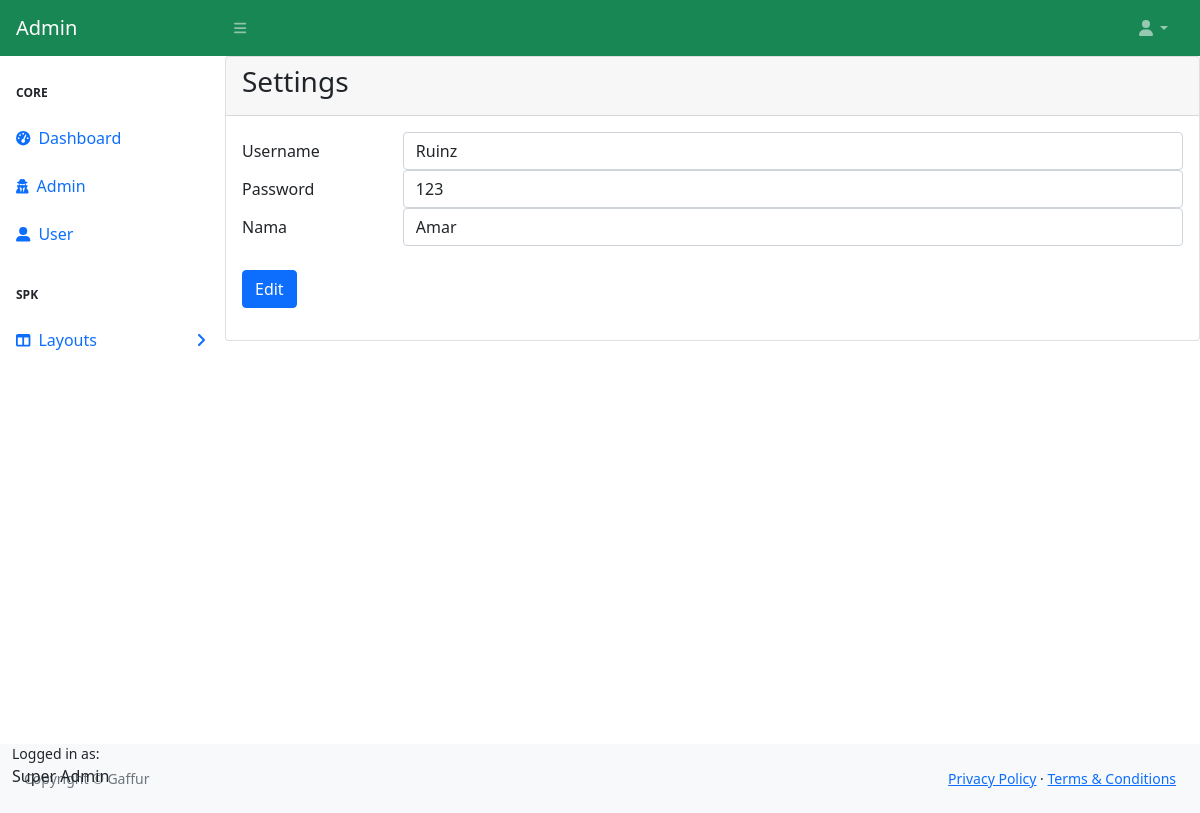
Screenshot of /admin/setting.php (signed in) with the database file from the repository.
### tables this page shows
CREATE TABLE `user` (
  `id` int(11) NOT NULL,
  `class` varchar(125) NOT NULL,
  `username` varchar(125) NOT NULL,
  `password` varchar(125) NOT NULL,
  `nama` varchar(125) NOT NULL
);

### admin/setting.php (the view, shortened to what this page needs)
<?php include 'header.php' ?>
<?php include '../koneksi.php';
?>
<div id="layoutSidenav_content">
<main>
<div class="card">
  <div class="card-header">
    <h3 class="card-title">Settings</h3>
  </div>
  <div class="card-body">
    <form method="POST">
    <?php
        $user = $_SESSION['username'];
        $dapat = $conn->query("SELECT * FROM user WHERE username='$user'");
        if($dapat->num_rows>0){
            $row = $dapat->fetch_assoc();
    ?>
        <div class="form-group row">
              <label for="nama" class="col-sm-2 col-form-label">Username</label>
              <div class="col-sm-10">
                <input type="text" class="form-control" name="username" value="<?= $row['username']; ?>" placeholder="">
              </div>
            </div>
        <div class="form-group row">
              <label for="nama" class="col-sm-2 col-form-label">Password</label>
              <div class="col-sm-10">
                <input type="text" class="form-control" name="password" value="<?= $row['password']; ?>" placeholder="">
              </div>
            </div>
        <div class="form-group row">
              <label for="nama" class="col-sm-2 col-form-label">Nama</label>
              <div class="col-sm-10">
                <input type="text" class="form-control" name="nama" value="<?= $row['nama']; ?>" placeholder="">
              </div>
            </div>
        <?php } ?>
        <div class="d-flex align-items-center justify-content-between mt-4 mb-0">
        <button value="submit" name="edit" class="btn btn-primary">Edit</button>
        </div>
    </form>
</div>
</div>
</div>
</div>
<?php include 'footer.php' ?>

### rows the page displays
user: username "Ruinz", password "123", nama "Amar"

### other values shown
$_SESSION['admin'] "Super Admin"
